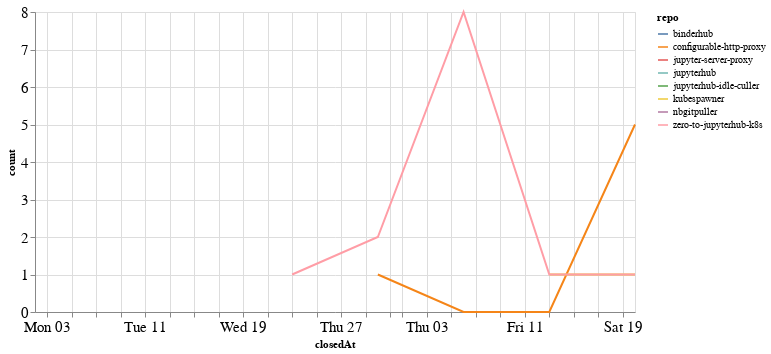

Notebook source saved alongside this figure:
### Code cell
closed_by_time = closed_by.groupby('repo').resample('W', on='closedAt').count()['author'].reset_index()
closed_by_time = closed_by_time.rename(columns={'author': 'count'})

alt.Chart(closed_by_time, width=600).mark_line().encode(
    x='closedAt',
    y='count',
    color='repo',
    tooltip="repo"
)

### Figure 1 — Vega-Lite specification as saved in the notebook (floating-point values rounded to 4 significant figures)
{"config": {"axisLeft": {"labelFontSize": 15}, "axisBottom": {"labelFontSize": 15}}, "data": {"name": "data-4a56c7cee2543dcf81283ce96f7a2fba"}, "mark": "line", "encoding": {"color": {"type": "nominal", "field": "repo"}, "tooltip": {"type": "nominal", "field": "repo"}, "x": {"type": "temporal", "field": "closedAt"}, "y": {"type": "quantitative", "field": "count"}}, "width": 600, "$schema": "https://vega.github.io/schema/vega-lite/v4.8.1.json", "datasets": {"data-4a56c7cee2543dcf81283ce96f7a2fba": [{"repo": "binderhub", "closedAt": "2020-08-23T00:00:00", "count": 1}, {"repo": "configurable-http-proxy", "closedAt": "2020-08-30T00:00:00", "count": 1}, {"repo": "configurable-http-proxy", "closedAt": "2020-09-06T00:00:00", "count": 0}, {"repo": "configurable-http-proxy", "closedAt": "2020-09-13T00:00:00", "count": 0}, {"repo": "configurable-http-proxy", "closedAt": "2020-09-20T00:00:00", "count": 5}, {"repo": "jupyter-server-proxy", "closedAt": "2020-08-02T00:00:00", "count": 1}, {"repo": "jupyterhub", "closedAt": "2020-08-23T00:00:00", "count": 1}, {"repo": "jupyterhub-idle-culler", "closedAt": "2020-08-23T00:00:00", "count": 1}, {"repo": "kubespawner", "closedAt": "2020-09-13T00:00:00", "count": 1}, {"repo": "kubespawner", "closedAt": "2020-09-20T00:00:00", "count": 1}, {"repo": "nbgitpuller", "closedAt": "2020-08-02T00:00:00", "count": 4}, {"repo": "zero-to-jupyterhub-k8s", "closedAt": "2020-08-23T00:00:00", "count": 1}, {"repo": "zero-to-jupyterhub-k8s", "closedAt": "2020-08-30T00:00:00", "count": 2}, {"repo": "zero-to-jupyterhub-k8s", "closedAt": "2020-09-06T00:00:00", "count": 8}, {"repo": "zero-to-jupyterhub-k8s", "closedAt": "2020-09-13T00:00:00", "count": 1}, {"repo": "zero-to-jupyterhub-k8s", "closedAt": "2020-09-20T00:00:00", "count": 1}]}}
